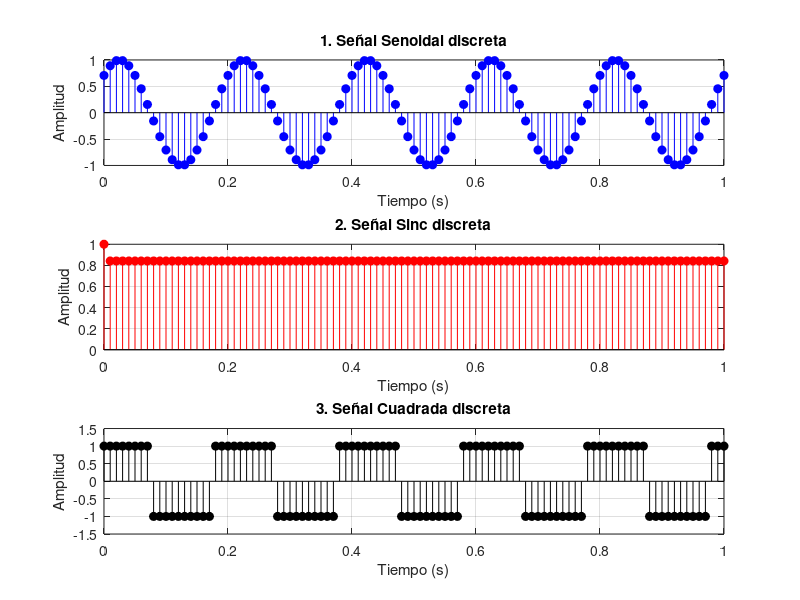

This figure's MATLAB source:
1;

function [y, t] = generar_senoidal(fs, fm, phi, t_inicial, t_final)
    t = t_inicial : 1/fm : t_final;

    y = sin(2 * pi * fs * t + phi);
end

function [y,t] = generar_sinc(fs, fm, t_inicial, t_final)
  t = t_inicial : 1/fm : t_final;

  x = 2 * pi * fs * t;

  y = ones(size(x));

  # Indices donde x NO es 0
  indices = find(x!=0);

  y(indices) = sin(x(indices) ./ x(indices));
endfunction

function [y, t] = generar_cuadrada(fs, fm, phi, t_inicial, t_final)
    t = t_inicial : 1/fm : t_final;

    argumento_mod = mod(2 * pi * fs * t + phi, 2 * pi);

    y = ones(size(t));

    y(argumento_mod >= pi) = -1;
endfunction

fm = 100;           % Frecuencia de muestreo en Hz
t_inicial = 0;      % Tiempo inicial en segundos
t_final = 1;        % Tiempo final en segundos

% Parámetros de la señal (2*fs <= fm, es decir fs <= 50hz)
fs = 5;             % Frecuencia de la señal en hz
phi = pi/4;         % Fase en radianes

% Generación de las señales llamando a las funciones
[y_senoidal, t] = generar_senoidal(fs, fm, phi, t_inicial, t_final);
[y_sinc, t]     = generar_sinc(fs, fm, t_inicial, t_final);
[y_cuadrada, t] = generar_cuadrada(fs, fm, phi, t_inicial, t_final);

figure; % Crea una nueva ventana para los gráficos

% 1. Gráfico de la Señal Senoidal
subplot(3, 1, 1); % Divide la ventana en 3 filas, 1 columna, y usa la posición 1
stem(t, y_senoidal, 'b', 'filled');
title('1. Señal Senoidal discreta');
xlabel('Tiempo (s)');
ylabel('Amplitud');
grid on;

% 2. Gráfico de la Señal Sinc
subplot(3, 1, 2); % Posición 2
stem(t, y_sinc, 'r', 'filled');
title('2. Señal Sinc discreta');
xlabel('Tiempo (s)');
ylabel('Amplitud');
grid on;

% 3. Gráfico de la Señal Cuadrada
subplot(3, 1, 3); % Posición 3
stem(t, y_cuadrada, 'k', 'filled');
title('3. Señal Cuadrada discreta');
xlabel('Tiempo (s)');
ylabel('Amplitud');
ylim([-1.5, 1.5]); % Ampliamos un poco el eje Y para ver bien los topes
grid on;
